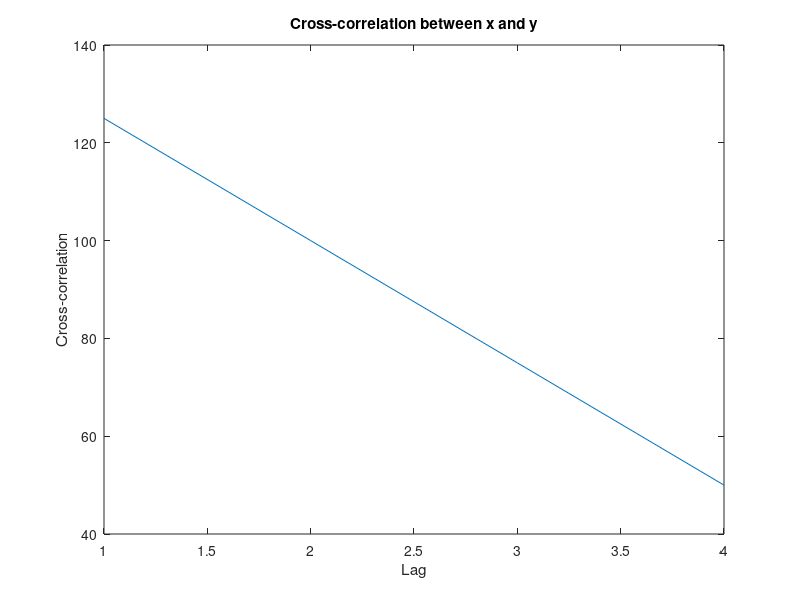

This chart was generated by the following MATLAB code:
x = [];
y = [];
xl = input('Enter length of x: ');
yl = input('Enter length of y: ');
disp('Enter elements into x:');
for i = 1:xl
    a = input('Enter: ');
    x = [x a];
end
disp('Enter elements into y:');
for i = 1:yl
    a = input('Enter: ');
    y = [y a];
end
z = [];
for k = 0 : yl - 2
    s = 0;
    for n = 1 : xl
        if n + k <= xl
            s = s + x(n) * y(n + k);
        end
    end
    z = [z s];
end
plot(z);
xlabel('Lag');
ylabel('Cross-correlation');
title('Cross-correlation between x and y');

